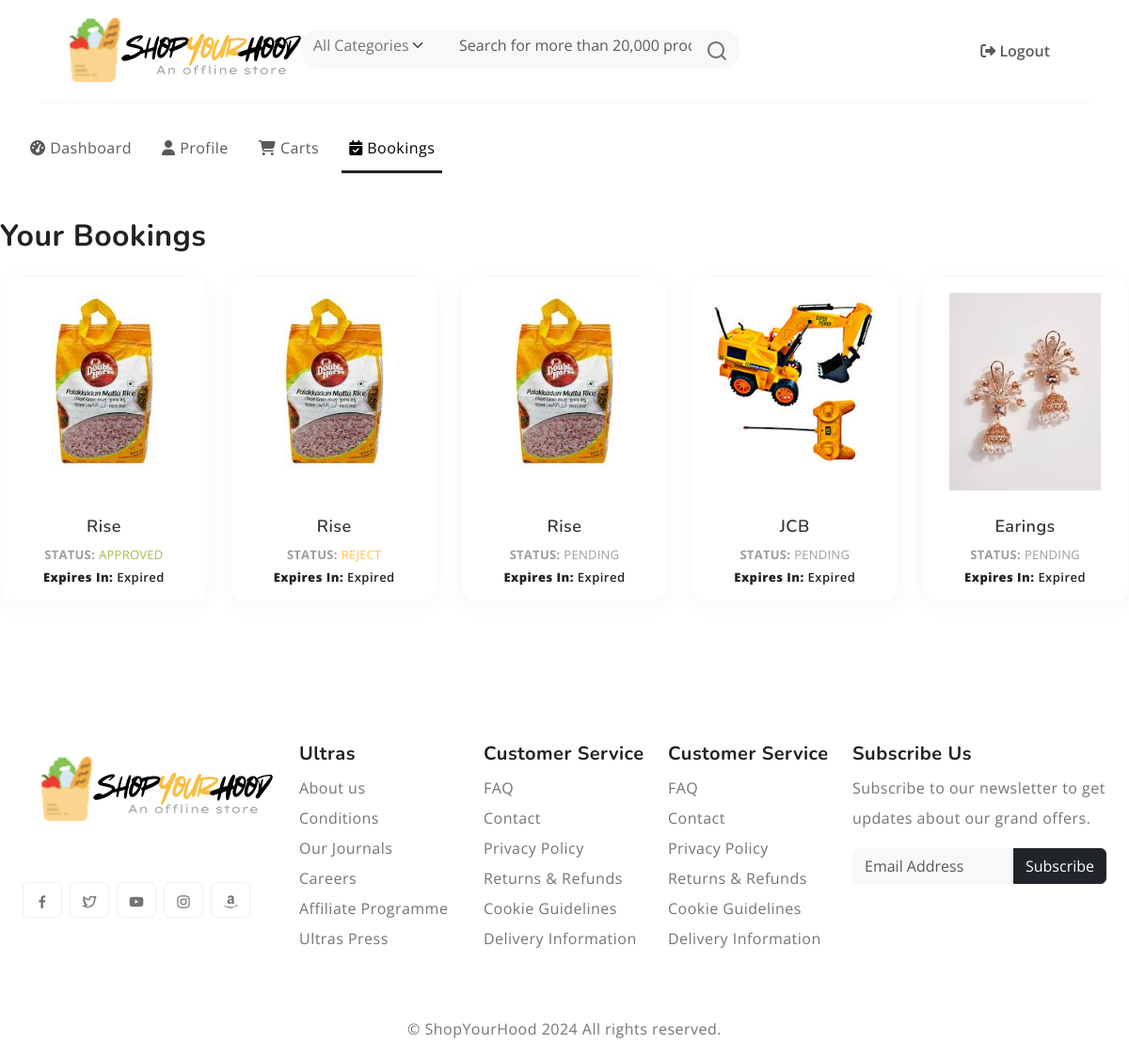
/order/view_bookings/ (signed in), run on the app's committed database.
### order/models.py (models this page shows, shortened)
class Booking(models.Model):
    customer = models.ForeignKey(settings.AUTH_USER_MODEL, on_delete=models.CASCADE)
    product = models.ForeignKey(Product, on_delete=models.CASCADE)
    shop = models.ForeignKey(ShopProfile, on_delete=models.CASCADE)
    status = models.CharField(max_length=10, choices=[('pending', 'Pending'), ('approved', 'Approved'), ('rejected', 'Rejected')], default='pending')
    created_at = models.DateTimeField(auto_now_add=True)
    expires_at = models.DateTimeField(null=True, blank=True)

### products/models.py (models this page shows, shortened)
class Product(models.Model):
    CATEGORY_CHOICES = [
        ('electronics', 'Electronics'),
        ('fashion', 'Fashion'),
        ('home', 'Home & Kitchen'),
        ('books', 'Books'),
        ('toys', 'Toys & Games'),
    ]
    name = models.CharField(max_length=255)
    category = models.CharField(max_length=255, choices=CATEGORY_CHOICES)
    description = models.TextField()
    image = models.ImageField(upload_to='product_images/')
    is_verified = models.BooleanField(default=False)
    added_by = models.ForeignKey(ShopProfile, on_delete=models.SET_NULL, null=True, blank=True)

### order/views.py (the view)
# urls.py: path('view_bookings/', views.view_bookings, name='view_bookings'),
@login_required
def view_bookings(request):
    bookings = Booking.objects.filter(customer=request.user)
    return render(request, 'order/view_bookings.html', {'bookings': bookings})

### order/templates/order/view_bookings.html (shortened to what this page needs)
{% extends 'layout.html' %}
{% block content %}
  <h2 class="my-4">Your Bookings</h2>
  <div class="product-grid row row-cols-1 row-cols-sm-2 row-cols-md-3 row-cols-lg-4 row-cols-xl-5">
    {% for booking in bookings %}
      <div class="col mb-4">
        <div class="product-item">
          <figure class="text-center" style="height: 220px; background-color: white;">
            <a href="#"><img src="{{ booking.product.image.url }}" class="tab-image img-fluid" alt="{{ booking.product.name }}" /></a>
          </figure>
          <h3 class="mt-2 text-center">{{ booking.product.name }}</h3>
          <div class="text-center">
            <span class="qty d-inline-flex">
              <strong>Status:</strong>
              <p class="mb-0 ms-1
                {% if booking.status == 'approved' %}
                  text-success
                {% elif booking.status == 'reject' %}
                  text-primary
                {% endif %}">{{ booking.status }}</p>
            </span>
          </div>
          {% if booking.expires_at %}
            <span class="rating d-block text-center"><strong>Expires in:</strong> <span id="countdown-{{ booking.id }}"></span></span>
          {% else %}
            <span class="rating d-block text-center">No expiration time set</span>
          {% endif %}
        </div>
      </div>
    {% empty %}
      <div class="alert alert-warning" role="alert">No bookings found.</div>
    {% endfor %}
  </div>
{% endblock %}

### static/style.css (style rules this page uses)
:root { --header-height : 160px; --header-height-min : 80px; }
:root { --accent-color : #FFC43F; --dark-color : #222222; --light-dark-color : #727272; --light-color : #fff; --grey-color : #dbdbdb; --light-grey-color : #fafafa; --primary-color : #6995B1; --light-primary-color : #eef1f3; }
:root { --body-font : "Open Sans", sans-serif; --heading-font : "Nunito", sans-serif; }
body { --bs-link-color: #333; --bs-link-hover-color:#333; --bs-link-color-rgb: 40,40,40; --bs-link-hover-color-rgb: 0,0,0; --bs-light-rgb: 248, 248, 248; --bs-font-sans-serif: "Open Sans", sans-serif; --bs-body-font-family: var(--bs-font-sans-serif); --bs-body-font-size: 1rem; --bs-body-font-weight: 400; --bs-body-line-height: 2; --bs-body-color: #747474; --bs-primary: #FFC43F; --bs-primary-rgb: 255, 196, 63; --bs-success: #a3be4c; --bs-success-rgb: 163, 190, 76; --bs-primary-bg-subtle: #FFF9EB; --bs-success-bg-subtle: #eef5e5; --bs-border-color: #F7F7F7; --bs-secondary-rgb: 230, 243, 251; --bs-danger-rgb: 249, 235, 231; --bs-warning-rgb: 255, 249, 235; --bs-info-rgb: 230, 243, 250; }
body { letter-spacing: 0.03em; }
h1,h2,h3,h4,h5,h6 { font-family: var(--heading-font); color: var(--dark-color); font-weight: 700; }
.text-center { text-align: center; }
.product-item { position: relative; padding: 16px; background: #FFFFFF; border: 1px solid #FBFBFB; box-shadow: 0px 5px 22px rgba(0, 0, 0, 0.04); border-radius: 16px; margin-bottom: 30px; transition: box-shadow 0.3s ease-out; }
.product-item h3 { display: block; width: 100%; font-weight: 600; font-size: 18px; line-height: 25px; text-transform: capitalize; color: #333333; margin: 0; }
.product-item figure { background: #F9F9F9; border-radius: 12px; text-align: center; }
.product-item figure img { max-height: 210px; height: auto; }
.product-item .qty { font-weight: 400; font-size: 13px; line-height: 18px; letter-spacing: 0.02em; text-transform: uppercase; color: #9D9D9D; }
.product-item .rating { font-weight: 600; font-size: 13px; line-height: 18px; text-transform: capitalize; color: #222222; }

### data on the page
Booking: product.image (picture), product.name "Rise", status "APPROVED"
Booking: product.image (picture), product.name "Rise", status "REJECT"
Booking: product.image (picture), product.name "Rise", status "PENDING"
Booking: product.image (picture), product.name "JCB", status "PENDING"
Booking: product.image (picture), product.name "Earings", status "PENDING"

### other printed values
{{ item.name }} "Logout"
{{ item.name }} "Dashboard" "Profile" "Carts" "Bookings"
